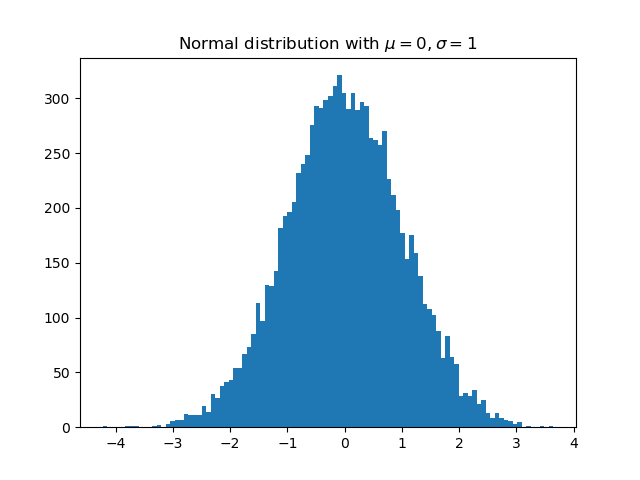

Here is the Python script that generated this plot:
import matplotlib.pyplot as plt
import numpy as np

x = np.random.randn(10000)
plt.hist(x, 100)
plt.title(r'Normal distribution with $\mu=0, \sigma=1$')
plt.savefig('matplotlib2.png')
plt.show()